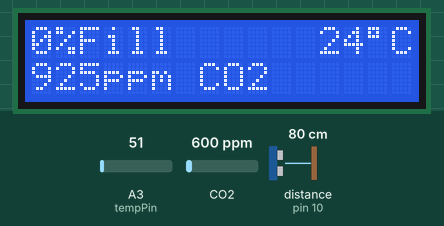
Bench run of a sketch on a simulated Arduino Uno, built with avr-gcc and run on an emulated ATmega328P. Shown: 16×2 character LCD. Wiring (inferred from the names in the program): ultrasonic range finder: trigger pin 8; echo pin 10. The test bench sets the inputs (shaded band); at power-on: A3 (tempPin) = 51, distance to the obstacle (sensor on pin 10) 80 cm, CO2 600 ppm. The echo pulse lasts 58.3 µs per cm; what the sketch prints to the serial monitor is not drawn.

Above: at 3.5 s.
3.6 s: A3 (tempPin) set to 23
At 6.1 s:
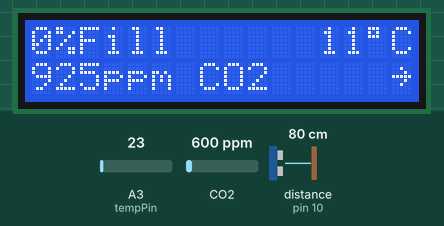
6.8 s: A3 (tempPin) set to 18
At 8.6 s:
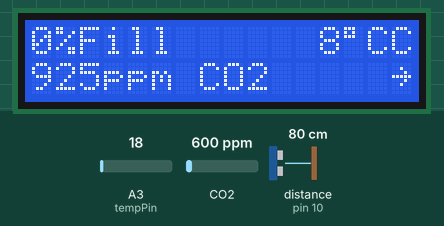
8.9 s: distance to the obstacle (sensor on pin 10) set to 4 cm
At 12.0 s:
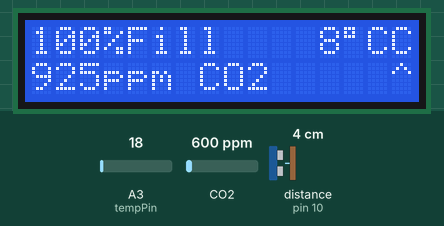
12.6 s: distance to the obstacle (sensor on pin 10) set to 6 cm
At 14.5 s:
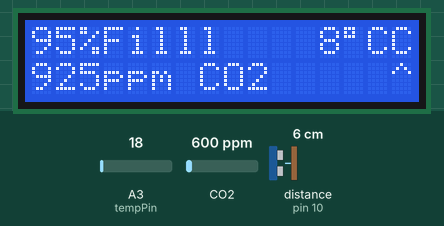
15.6 s: distance to the obstacle (sensor on pin 10) set to 60 cm
At 16.2 s:
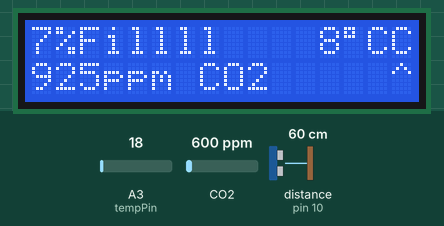
17.2 s: A3 (tempPin) set to 30
At 18.5 s:
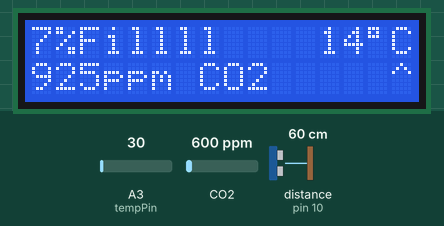
Timing chart, 0 to 20.2 s (numbered marks = the images above; inputs shaded):
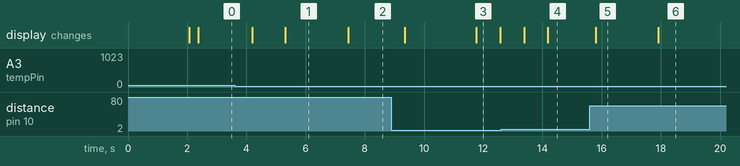

Measured:
- the behaviour switches between 21 and 20 on A3 (tempPin) (found by bisection; images 1 and 2)
- the behaviour switches between 4 and 5 cm on distance to the obstacle (sensor on pin 10) (found by bisection; images 3 and 4)
- after the input at 3.6 s, the display: first changes after 0.60 s (image 1 shows a later state)
- after the input at 6.8 s, the display: changes after 0.63 s (image 2)
- after the input at 8.9 s, the display: first changes after 0.45 s (image 3 shows a later state)
- after the input at 12.6 s, the display: first changes after 0.78 s (image 4 shows a later state)
- after the input at 15.6 s, the display: changes after 0.20 s (image 5)
- after the input at 17.2 s, the display: changes after 0.72 s (image 6)

The sketch:

smartdumpster.ino
```cpp
#include<LiquidCrystal.h>
#define echoPin 10
#define trigPin 8
int temp=1, level=100, ppm=0;
int len;
LiquidCrystal lcd(7,6,5,4,3,2);
void setup()
{
  pinMode(trigPin, OUTPUT);
  pinMode(echoPin, INPUT);
  Serial.begin(9600);
  lcd.begin(16,2);
  lcd.clear();
 lcd.print("SMART DUMPSTER");
  delay(2000);
  lcd.clear();
      tempr();
      gas();
}

void loop()
{
  measure();
  wifi_connect();
  rdelay(8);
  wifi_send();
  rdelay(8);
}
```

gas.ino
```cpp
#include "MQ135.h"
#define RZERO 76.00
MQ135 gasSensor = MQ135(A0);
float rero;
void gas()
{
  rero = gasSensor.getRZero();
  ppm = gasSensor.getPPM();
  ppm+=325;
  lcd.setCursor(0,1);
  lcd.print(ppm);
  lcd.print("ppm CO2");
  delay(300);
}
```

level.ino
```cpp
float duration, value;
void measure()
{
 digitalWrite(trigPin, LOW);
 delayMicroseconds(2);
 digitalWrite(trigPin, HIGH);
 delayMicroseconds(10);
 digitalWrite(trigPin, LOW);
 duration = pulseIn(echoPin, HIGH);
 value=duration/58.20;
 if(value>63)
 level=0;
 else if(value<4)
 level=100;
 else
 level= map(value, 3, 63, 100, 0);
  lcd.setCursor(0,0);
  lcd.print(level);
  lcd.print("%Fill");
  delay(500);
}
```

tempr.ino
```cpp
int tempPin = A3;
void tempr()
{
  temp = (5.0 * analogRead(tempPin) * 100.0) / 1024;
  lcd.setCursor(12,0);
  lcd.print(temp);
  lcd.print((char)223);
  lcd.print("C");
}
```

timer.ino
```cpp
void rdelay(int k)
{
    for(int q=0; q<k; q++)
    {
      measure();
      tempr();
      gas();
    }

}
```

wifi.ino
```cpp
void wifi_connect()
{
  Serial.print("AT+CWMODE=1\r\n");
  rdelay(3);
  Serial.print("AT+CWJAP=\"zxaryo\",\"duckpasswords\"\r\n");
  //Serial.print("AT+CIFSR\r\n");

  lcd.setCursor(15,1);
  lcd.print("~");
}
void wifi_send()
{

  lcd.setCursor(15,1);
  lcd.print((char)94);
  Serial.print("AT+CIPSTART=\"TCP\",\"184.106.153.149\",80\r\n");
  rdelay(3);

  String post="GET /update?key=4ED6UH2ZVRJ35DSE&field1=";
  post=post+temp+"&field2="+level+"&field3="+ppm+"\r\n";
  len= post.length();
  String comm ="AT+CIPSEND=";
  comm=comm+len+"\r\n";

  Serial.print(comm);
  rdelay(3);
  Serial.print(post);
  rdelay(3);
  Serial.print("AT+CWQAP\r\n");
  rdelay(3);
  Serial.print("AT+CIPCLOSE\r\n");
  rdelay(3);
  lcd.setCursor(15,1);
  lcd.print("~");
}
```
